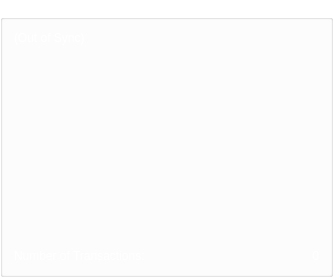
       <widget class="QGroupBox" name="groupBox">
        <property name="sizePolicy">
         <sizepolicy hsizetype="Expanding" vsizetype="Expanding">
          <horstretch>0</horstretch>
          <verstretch>0</verstretch>
         </sizepolicy>
        </property>
        <property name="minimumSize">
         <size>
          <width>333</width>
          <height>0</height>
         </size>
        </property>
        <property name="maximumSize">
         <size>
          <width>16777215</width>
          <height>333</height>
         </size>
        </property>
        <property name="palette">
         <palette>
          <active>
           <colorrole role="WindowText">
            <brush brushstyle="SolidPattern">
             <color alpha="255">
              <red>255</red>
              <green>255</green>
              <blue>255</blue>
             </color>
            </brush>
           </colorrole>
           <colorrole role="Button">
            <brush brushstyle="SolidPattern">
             <color alpha="0">
              <red>0</red>
              <green>0</green>
              <blue>0</blue>
             </color>
            </brush>
           </colorrole>
           <colorrole role="Base">
            <brush brushstyle="SolidPattern">
             <color alpha="0">
              <red>0</red>
              <green>0</green>
              <blue>0</blue>
             </color>
            </brush>
           </colorrole>
           <colorrole role="Window">
            <brush brushstyle="SolidPattern">
             <color alpha="0">
              <red>0</red>
              <green>0</green>
              <blue>0</blue>
             </color>
            </brush>
           </colorrole>
          </active>
          <inactive>
           <colorrole role="WindowText">
            <brush brushstyle="SolidPattern">
             <color alpha="255">
              <red>255</red>
              <green>255</green>
              <blue>255</blue>
             </color>
            </brush>
           </colorrole>
           <colorrole role="Button">
            <brush brushstyle="SolidPattern">
             <color alpha="0">
              <red>0</red>
              <green>0</green>
              <blue>0</blue>
             </color>
            </brush>
           </colorrole>
           <colorrole role="Base">
            <brush brushstyle="SolidPattern">
             <color alpha="0">
              <red>0</red>
              <green>0</green>
              <blue>0</blue>
             </color>
            </brush>
           </colorrole>
           <colorrole role="Window">
            <brush brushstyle="SolidPattern">
             <color alpha="0">
              <red>0</red>
              <green>0</green>
              <blue>0</blue>
             </color>
            </brush>
           </colorrole>
          </inactive>
          <disabled>
           <colorrole role="WindowText">
            <brush brushstyle="SolidPattern">
             <color alpha="255">
              <red>190</red>
              <green>190</green>
              <blue>190</blue>
             </color>
            </brush>
           </colorrole>
           <colorrole role="Button">
            <brush brushstyle="SolidPattern">
             <color alpha="0">
              <red>0</red>
              <green>0</green>
              <blue>0</blue>
             </color>
            </brush>
           </colorrole>
           <colorrole role="Base">
            <brush brushstyle="SolidPattern">
             <color alpha="0">
              <red>0</red>
              <green>0</green>
              <blue>0</blue>
             </color>
            </brush>
           </colorrole>
           <colorrole role="Window">
            <brush brushstyle="SolidPattern">
             <color alpha="0">
              <red>0</red>
              <green>0</green>
              <blue>0</blue>
             </color>
            </brush>
           </colorrole>
          </disabled>
         </palette>
        </property>
        <property name="autoFillBackground">
         <bool>false</bool>
        </property>
        <property name="styleSheet">
         <string notr="true">background:transparent;</string>
        </property>
        <property name="title">
         <string>Flight Logs</string>
        </property>
        <property name="checkable">
         <bool>false</bool>
        </property>
        <layout class="QGridLayout" name="gridLayout_9">
         <item row="0" column="0">
          <widget class="QLabel" name="labelTransactionsStatus">
           <property name="palette">
            <palette>
             <active>
              <colorrole role="WindowText">
               <brush brushstyle="SolidPattern">
                <color alpha="255">
                 <red>255</red>
                 <green>255</green>
                 <blue>255</blue>
                </color>
               </brush>
              </colorrole>
              <colorrole role="Button">
               <brush brushstyle="SolidPattern">
                <color alpha="0">
                 <red>0</red>
                 <green>0</green>
                 <blue>0</blue>
                </color>
               </brush>
              </colorrole>
              <colorrole role="Base">
               <brush brushstyle="SolidPattern">
                <color alpha="0">
                 <red>0</red>
                 <green>0</green>
                 <blue>0</blue>
                </color>
               </brush>
              </colorrole>
              <colorrole role="Window">
               <brush brushstyle="SolidPattern">
                <color alpha="0">
                 <red>0</red>
                 <green>0</green>
                 <blue>0</blue>
                </color>
               </brush>
              </colorrole>
             </active>
             <inactive>
              <colorrole role="WindowText">
               <brush brushstyle="SolidPattern">
                <color alpha="255">
                 <red>255</red>
                 <green>255</green>
                 <blue>255</blue>
                </color>
               </brush>
              </colorrole>
              <colorrole role="Button">
               <brush brushstyle="SolidPattern">
                <color alpha="0">
                 <red>0</red>
                 <green>0</green>
                 <blue>0</blue>
                </color>
               </brush>
              </colorrole>
              <colorrole role="Base">
               <brush brushstyle="SolidPattern">
                <color alpha="0">
                 <red>0</red>
                 <green>0</green>
                 <blue>0</blue>
                </color>
               </brush>
              </colorrole>
              <colorrole role="Window">
               <brush brushstyle="SolidPattern">
                <color alpha="0">
                 <red>0</red>
                 <green>0</green>
                 <blue>0</blue>
                </color>
               </brush>
              </colorrole>
             </inactive>
             <disabled>
              <colorrole role="WindowText">
               <brush brushstyle="SolidPattern">
                <color alpha="255">
                 <red>190</red>
                 <green>190</green>
                 <blue>190</blue>
                </color>
               </brush>
              </colorrole>
              <colorrole role="Button">
               <brush brushstyle="SolidPattern">
                <color alpha="0">
                 <red>0</red>
                 <green>0</green>
                 <blue>0</blue>
                </color>
               </brush>
              </colorrole>
              <colorrole role="Base">
               <brush brushstyle="SolidPattern">
                <color alpha="0">
                 <red>0</red>
                 <green>0</green>
                 <blue>0</blue>
                </color>
               </brush>
              </colorrole>
              <colorrole role="Window">
               <brush brushstyle="SolidPattern">
                <color alpha="0">
                 <red>0</red>
                 <green>0</green>
                 <blue>0</blue>
                </color>
               </brush>
              </colorrole>
             </disabled>
            </palette>
           </property>
           <property name="text">
            <string>(Out of Sync)</string>
           </property>
          </widget>
         </item>
         <item row="1" column="0">
          <layout class="QGridLayout" name="gridLayout_4">
           <item row="1" column="0">
            <widget class="QLabel" name="label_8">
             <property name="sizePolicy">
              <sizepolicy hsizetype="Preferred" vsizetype="Preferred">
               <horstretch>0</horstretch>
               <verstretch>0</verstretch>
              </sizepolicy>
             </property>
             <property name="minimumSize">
              <size>
               <width>0</width>
               <height>0</height>
              </size>
             </property>
             <property name="maximumSize">
              <size>
               <width>258</width>
               <height>18</height>
              </size>
             </property>
             <property name="palette">
              <palette>
               <active>
                <colorrole role="WindowText">
                 <brush brushstyle="SolidPattern">
                  <color alpha="255">
                   <red>255</red>
                   <green>255</green>
                   <blue>255</blue>
                  </color>
                 </brush>
                </colorrole>
                <colorrole role="Button">
                 <brush brushstyle="SolidPattern">
                  <color alpha="0">
                   <red>0</red>
                   <green>0</green>
                   <blue>0</blue>
                  </color>
                 </brush>
                </colorrole>
                <colorrole role="Base">
                 <brush brushstyle="SolidPattern">
                  <color alpha="0">
                   <red>0</red>
                   <green>0</green>
                   <blue>0</blue>
                  </color>
                 </brush>
                </colorrole>
                <colorrole role="Window">
                 <brush brushstyle="SolidPattern">
                  <color alpha="0">
                   <red>0</red>
                   <green>0</green>
                   <blue>0</blue>
                  </color>
                 </brush>
                </colorrole>
               </active>
               <inactive>
                <colorrole role="WindowText">
                 <brush brushstyle="SolidPattern">
                  <color alpha="255">
                   <red>255</red>
                   <green>255</green>
                   <blue>255</blue>
                  </color>
                 </brush>
                </colorrole>
                <colorrole role="Button">
                 <brush brushstyle="SolidPattern">
                  <color alpha="0">
                   <red>0</red>
                   <green>0</green>
                   <blue>0</blue>
                  </color>
                 </brush>
                </colorrole>
                <colorrole role="Base">
                 <brush brushstyle="SolidPattern">
                  <color alpha="0">
                   <red>0</red>
                   <green>0</green>
                   <blue>0</blue>
                  </color>
                 </brush>
                </colorrole>
                <colorrole role="Window">
                 <brush brushstyle="SolidPattern">
                  <color alpha="0">
                   <red>0</red>
                   <green>0</green>
                   <blue>0</blue>
                  </color>
                 </brush>
                </colorrole>
               </inactive>
               <disabled>
                <colorrole role="WindowText">
                 <brush brushstyle="SolidPattern">
                  <color alpha="255">
                   <red>190</red>
                   <green>190</green>
                   <blue>190</blue>
                  </color>
                 </brush>
                </colorrole>
                <colorrole role="Button">
                 <brush brushstyle="SolidPattern">
                  <color alpha="0">
                   <red>0</red>
                   <green>0</green>
                   <blue>0</blue>
                  </color>
                 </brush>
                </colorrole>
                <colorrole role="Base">
                 <brush brushstyle="SolidPattern">
                  <color alpha="0">
                   <red>0</red>
                   <green>0</green>
                   <blue>0</blue>
                  </color>
                 </brush>
                </colorrole>
                <colorrole role="Window">
                 <brush brushstyle="SolidPattern">
                  <color alpha="0">
                   <red>0</red>
                   <green>0</green>
                   <blue>0</blue>
                  </color>
                 </brush>
                </colorrole>
               </disabled>
              </palette>
             </property>
             <property name="styleSheet">
              <string notr="true"/>
             </property>
             <property name="text">
              <string>Number of Transactions:</string>
             </property>
            </widget>
           </item>
           <item row="0" column="0" colspan="2">
            <widget class="QListView" name="listTransactions">
             <property name="minimumSize">
              <size>
               <width>0</width>
               <height>0</height>
              </size>
             </property>
             <property name="palette">
              <palette>
               <active>
                <colorrole role="WindowText">
                 <brush brushstyle="SolidPattern">
                  <color alpha="255">
                   <red>255</red>
                   <green>255</green>
                   <blue>255</blue>
                  </color>
                 </brush>
                </colorrole>
                <colorrole role="Button">
                 <brush brushstyle="SolidPattern">
                  <color alpha="0">
                   <red>0</red>
                   <green>0</green>
                   <blue>0</blue>
                  </color>
                 </brush>
                </colorrole>
                <colorrole role="Text">
                 <brush brushstyle="SolidPattern">
                  <color alpha="255">
                   <red>255</red>
                   <green>255</green>
                   <blue>255</blue>
                  </color>
                 </brush>
                </colorrole>
                <colorrole role="ButtonText">
                 <brush brushstyle="SolidPattern">
                  <color alpha="255">
                   <red>255</red>
                   <green>255</green>
                   <blue>255</blue>
                  </color>
                 </brush>
                </colorrole>
                <colorrole role="Base">
                 <brush brushstyle="NoBrush">
                  <color alpha="255">
                   <red>0</red>
                   <green>0</green>
                   <blue>0</blue>
                  </color>
                 </brush>
                </colorrole>
                <colorrole role="Window">
                 <brush brushstyle="SolidPattern">
                  <color alpha="0">
                   <red>0</red>
                   <green>0</green>
                   <blue>0</blue>
                  </color>
                 </brush>
                </colorrole>
                <colorrole role="ToolTipText">
                 <brush brushstyle="SolidPattern">
                  <color alpha="255">
                   <red>255</red>
                   <green>255</green>
                   <blue>255</blue>
                  </color>
                 </brush>
                </colorrole>
               </active>
               <inactive>
                <colorrole role="WindowText">
                 <brush brushstyle="SolidPattern">
                  <color alpha="255">
                   <red>255</red>
                   <green>255</green>
                   <blue>255</blue>
                  </color>
                 </brush>
                </colorrole>
                <colorrole role="Button">
                 <brush brushstyle="SolidPattern">
                  <color alpha="0">
                   <red>0</red>
                   <green>0</green>
                   <blue>0</blue>
                  </color>
                 </brush>
                </colorrole>
                <colorrole role="Text">
                 <brush brushstyle="SolidPattern">
                  <color alpha="255">
                   <red>255</red>
                   <green>255</green>
                   <blue>255</blue>
                  </color>
                 </brush>
                </colorrole>
                <colorrole role="ButtonText">
                 <brush brushstyle="SolidPattern">
                  <color alpha="255">
                   <red>255</red>
                   <green>255</green>
                   <blue>255</blue>
                  </color>
                 </brush>
                </colorrole>
                <colorrole role="Base">
                 <brush brushstyle="NoBrush">
                  <color alpha="255">
                   <red>0</red>
                   <green>0</green>
                   <blue>0</blue>
                  </color>
                 </brush>
                </colorrole>
                <colorrole role="Window">
                 <brush brushstyle="SolidPattern">
                  <color alpha="0">
                   <red>0</red>
                   <green>0</green>
                   <blue>0</blue>
                  </color>
                 </brush>
                </colorrole>
                <colorrole role="ToolTipText">
                 <brush brushstyle="SolidPattern">
                  <color alpha="255">
                   <red>255</red>
                   <green>255</green>
                   <blue>255</blue>
                  </color>
                 </brush>
                </colorrole>
               </inactive>
               <disabled>
                <colorrole role="WindowText">
                 <brush brushstyle="SolidPattern">
                  <color alpha="255">
                   <red>190</red>
                   <green>190</green>
                   <blue>190</blue>
                  </color>
                 </brush>
                </colorrole>
                <colorrole role="Button">
                 <brush brushstyle="SolidPattern">
                  <color alpha="0">
                   <red>0</red>
                   <green>0</green>
                   <blue>0</blue>
                  </color>
                 </brush>
                </colorrole>
                <colorrole role="Text">
                 <brush brushstyle="SolidPattern">
                  <color alpha="255">
                   <red>190</red>
                   <green>190</green>
                   <blue>190</blue>
                  </color>
                 </brush>
                </colorrole>
                <colorrole role="ButtonText">
                 <brush brushstyle="SolidPattern">
                  <color alpha="255">
                   <red>190</red>
                   <green>190</green>
                   <blue>190</blue>
                  </color>
                 </brush>
                </colorrole>
                <colorrole role="Base">
                 <brush brushstyle="NoBrush">
                  <color alpha="255">
                   <red>0</red>
                   <green>0</green>
                   <blue>0</blue>
                  </color>
                 </brush>
                </colorrole>
                <colorrole role="Window">
                 <brush brushstyle="SolidPattern">
                  <color alpha="0">
                   <red>0</red>
                   <green>0</green>
                   <blue>0</blue>
                  </color>
                 </brush>
                </colorrole>
                <colorrole role="ToolTipText">
                 <brush brushstyle="SolidPattern">
                  <color alpha="255">
                   <red>255</red>
                   <green>255</green>
                   <blue>255</blue>
                  </color>
                 </brush>
                </colorrole>
               </disabled>
              </palette>
             </property>
             <property name="styleSheet">
              <string notr="true">background:transparent;</string>
             </property>
             <property name="frameShape">
              <enum>QFrame::NoFrame</enum>
             </property>
             <property name="frameShadow">
              <enum>QFrame::Plain</enum>
             </property>
            </widget>
           </item>
           <item row="1" column="1">
            <widget class="QLabel" name="labelNumTransactions">
             <property name="palette">
              <palette>
               <active>
                <colorrole role="WindowText">
                 <brush brushstyle="SolidPattern">
                  <color alpha="255">
                   <red>255</red>
                   <green>255</green>
                   <blue>255</blue>
                  </color>
                 </brush>
                </colorrole>
                <colorrole role="Button">
                 <brush brushstyle="SolidPattern">
                  <color alpha="0">
                   <red>0</red>
                   <green>0</green>
                   <blue>0</blue>
                  </color>
                 </brush>
                </colorrole>
                <colorrole role="Base">
                 <brush brushstyle="SolidPattern">
                  <color alpha="0">
                   <red>0</red>
                   <green>0</green>
                   <blue>0</blue>
                  </color>
                 </brush>
                </colorrole>
                <colorrole role="Window">
                 <brush brushstyle="SolidPattern">
                  <color alpha="0">
                   <red>0</red>
                   <green>0</green>
                   <blue>0</blue>
                  </color>
                 </brush>
                </colorrole>
               </active>
               <inactive>
                <colorrole role="WindowText">
                 <brush brushstyle="SolidPattern">
                  <color alpha="255">
                   <red>255</red>
                   <green>255</green>
                   <blue>255</blue>
                  </color>
                 </brush>
                </colorrole>
                <colorrole role="Button">
                 <brush brushstyle="SolidPattern">
                  <color alpha="0">
                   <red>0</red>
                   <green>0</green>
                   <blue>0</blue>
                  </color>
                 </brush>
                </colorrole>
                <colorrole role="Base">
                 <brush brushstyle="SolidPattern">
                  <color alpha="0">
                   <red>0</red>
                   <green>0</green>
                   <blue>0</blue>
                  </color>
                 </brush>
                </colorrole>
                <colorrole role="Window">
                 <brush brushstyle="SolidPattern">
                  <color alpha="0">
                   <red>0</red>
                   <green>0</green>
                   <blue>0</blue>
                  </color>
                 </brush>
                </colorrole>
               </inactive>
               <disabled>
                <colorrole role="WindowText">
                 <brush brushstyle="SolidPattern">
                  <color alpha="255">
                   <red>190</red>
                   <green>190</green>
                   <blue>190</blue>
                  </color>
                 </brush>
                </colorrole>
                <colorrole role="Button">
                 <brush brushstyle="SolidPattern">
                  <color alpha="0">
                   <red>0</red>
                   <green>0</green>
                   <blue>0</blue>
                  </color>
                 </brush>
                </colorrole>
                <colorrole role="Base">
                 <brush brushstyle="SolidPattern">
                  <color alpha="0">
                   <red>0</red>
                   <green>0</green>
                   <blue>0</blue>
                  </color>
                 </brush>
                </colorrole>
                <colorrole role="Window">
                 <brush brushstyle="SolidPattern">
                  <color alpha="0">
                   <red>0</red>
                   <green>0</green>
                   <blue>0</blue>
                  </color>
                 </brush>
                </colorrole>
               </disabled>
              </palette>
             </property>
             <property name="text">
              <string>0</string>
             </property>
             <property name="alignment">
              <set>Qt::AlignRight|Qt::AlignTrailing|Qt::AlignVCenter</set>
             </property>
            </widget>
           </item>
          </layout>
         </item>
        </layout>
       </widget>
